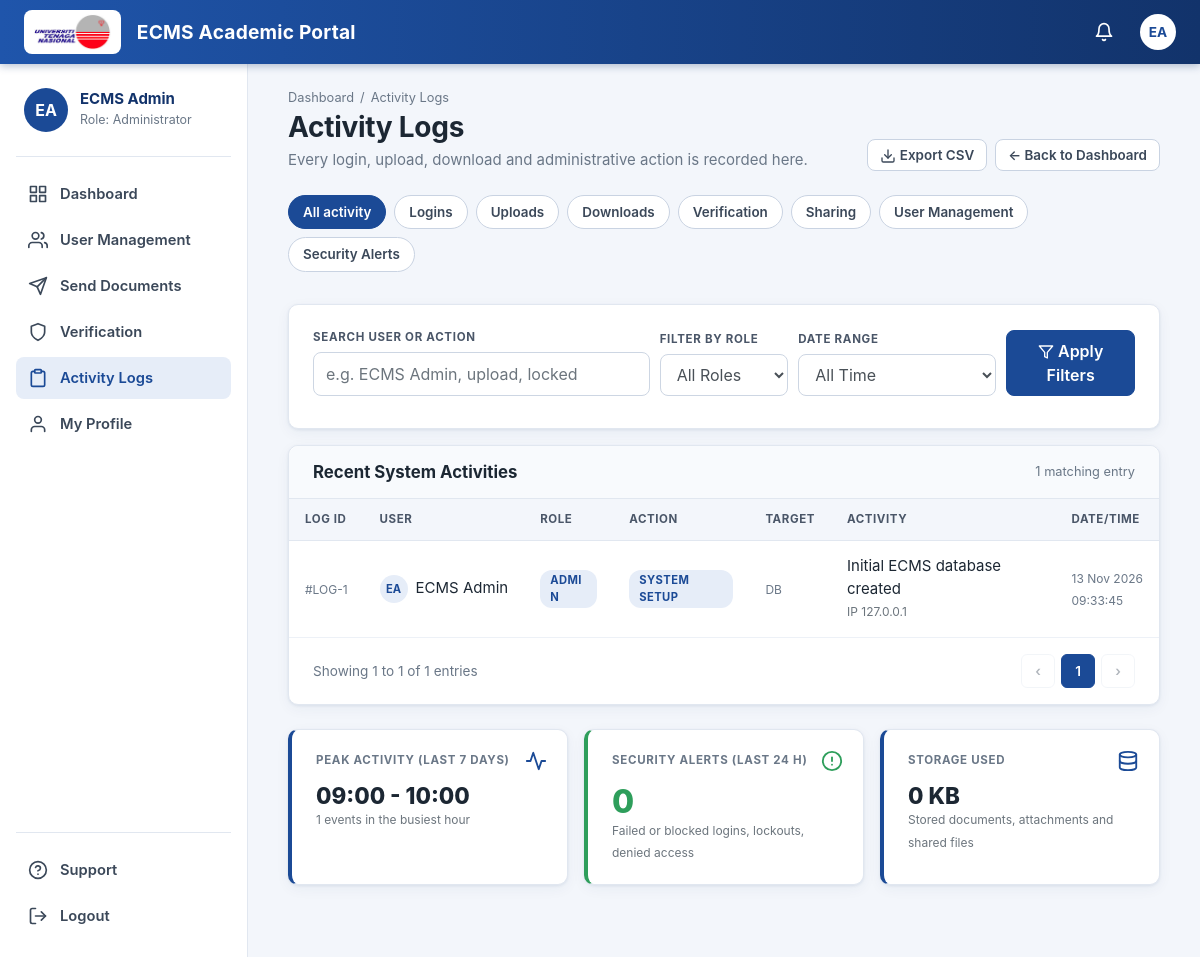
The app's page /Private_Dashboard/activity_logs.php (signed in) with its own data.
### tables this page shows
CREATE TABLE activity_logs (
  log_id INT AUTO_INCREMENT PRIMARY KEY,
  user_id INT NULL,
  action_type VARCHAR(80) NOT NULL,
  target_id VARCHAR(255),
  description TEXT,
  ip_address VARCHAR(45),
  created_at DATETIME DEFAULT CURRENT_TIMESTAMP,
  FOREIGN KEY (user_id) REFERENCES users(user_id) ON DELETE SET NULL,
  INDEX idx_logs_action (action_type)
);

CREATE TABLE users (
  user_id INT AUTO_INCREMENT PRIMARY KEY,
  role_id INT NOT NULL,
  full_name VARCHAR(120) NOT NULL,
  email VARCHAR(150) NOT NULL UNIQUE,
  password_hash VARCHAR(255) NOT NULL,
  status ENUM('Active','Disabled') NOT NULL DEFAULT 'Active',
  failed_attempts INT NOT NULL DEFAULT 0,
  locked_until DATETIME NULL,
  created_at DATETIME DEFAULT CURRENT_TIMESTAMP,
  FOREIGN KEY (role_id) REFERENCES roles(role_id)
);

CREATE TABLE roles (
  role_id INT AUTO_INCREMENT PRIMARY KEY,
  role_name VARCHAR(30) NOT NULL UNIQUE,
  description VARCHAR(255)
);

### Private_Dashboard/activity_logs.php (the view, shortened to what this page needs)
<?php
require_once __DIR__ . '/../common.php';
$groups = log_groups();
$q      = mb_substr(trim((string)($_GET['q'] ?? '')), 0, 80);
$role   = in_array($_GET['role'] ?? '', ['Admin', 'Employee'], true) ? (string)$_GET['role'] : '';
$ranges = ['1' => 'Last 24 Hours', '7' => 'Last 7 Days', '30' => 'Last 30 Days', '0' => 'All Time'];
$range  = isset($ranges[$_GET['range'] ?? '']) ? (string)$_GET['range'] : '0';
$group  = isset($groups[$_GET['g'] ?? '']) ? (string)$_GET['g'] : '';
$per    = 15;
$page   = max(1, (int)($_GET['page'] ?? 1));
$where = []; $types = ''; $params = [];
$from = ' FROM activity_logs l LEFT JOIN users u ON l.user_id = u.user_id LEFT JOIN roles r ON u.role_id = r.role_id'
      . ($where ? ' WHERE ' . implode(' AND ', $where) : '');
$cols = 'SELECT l.log_id, l.action_type, l.target_id, l.description, l.ip_address, l.created_at, u.full_name, r.role_name';
$total = (int)db_one($conn, 'SELECT COUNT(*) n' . $from, $types, $params)['n'];
$pages = max(1, (int)ceil($total / $per));
$page  = min($page, $pages);
$rows  = db_all($conn, $cols . $from . ' ORDER BY l.log_id DESC LIMIT ? OFFSET ?', $types . 'ii', array_merge($params, [$per, ($page - 1) * $per]));
$peak   = db_one($conn, 'SELECT HOUR(created_at) h, COUNT(*) c FROM activity_logs WHERE created_at >= DATE_SUB(NOW(), INTERVAL 7 DAY) GROUP BY h ORDER BY c DESC LIMIT 1');
$alerts = (int)db_one($conn, "SELECT COUNT(*) n FROM activity_logs WHERE created_at >= DATE_SUB(NOW(), INTERVAL 1 DAY) AND action_type IN ('Login Failed','Login Blocked','Account Locked','Access Denied','Password Change Failed')")['n'];
$bytes  = (int)db_one($conn, 'SELECT (SELECT COALESCE(SUM(file_size),0) FROM documents) + (SELECT COALESCE(SUM(file_size),0) FROM document_attachments) + (SELECT COALESCE(SUM(file_size),0) FROM shared_documents) AS b')['b'];
$base = ['q' => $q, 'role' => $role, 'range' => $range, 'g' => $group];
$url  = static fn(array $over = []): string => '?' . http_build_query(array_filter(array_merge($base, $over), static fn($v) => $v !== '' && $v !== null));
$actions = '<a class="btn btn-ghost btn-sm" href="' . h($url(['export' => '1'])) . '">' . icon('download', 16) . ' Export CSV</a>';
page_header('Activity Logs');
?>
<div class="chips mb-3">
  <a class="chip <?= $group === '' ? 'on' : '' ?>" href="<?= h($url(['g' => ''])) ?>">All activity</a>
  <?php foreach ($groups as $name => $acts): ?>
    <a class="chip <?= $name === 'Security Alerts' ? 'alert' : '' ?> <?= $group === $name ? 'on' : '' ?>" href="<?= h($url(['g' => $name, 'page' => 1])) ?>"><?= h($name) ?></a>
  <?php endforeach; ?>
</div>
<form method="get" class="card mb-3"><div class="card-body"><div class="form-row align-items-end">
  <div class="col-md-5 mb-2"><label class="fl" for="q">Search user or action</label><input class="form-control" id="q" name="q" value="<?= h($q) ?>" placeholder="e.g. ECMS Admin, upload, locked"></div>
  <div class="col-md-2 mb-2"><label class="fl" for="role">Filter by role</label><select class="form-control" id="role" name="role">
    <option value="">All Roles</option><?php foreach (['Admin', 'Employee'] as $ro): ?><option <?= $role === $ro ? 'selected' : '' ?>><?= $ro ?></option><?php endforeach; ?></select></div>
  <div class="col-md-3 mb-2"><label class="fl" for="range">Date range</label><select class="form-control" id="range" name="range">
    <?php foreach ($ranges as $k => $lbl): ?><option value="<?= h($k) ?>" <?= $range === (string)$k ? 'selected' : '' ?>><?= h($lbl) ?></option><?php endforeach; ?></select></div>
  <div class="col-md-2 mb-2"><button class="btn btn-primary btn-block"><?= icon('filter', 16) ?> Apply Filters</button></div>
</div></div></form>
<div class="card mb-4"><div class="card-head"><h2>Recent System Activities</h2><span class="hint"><?= $total ?> matching entr<?= $total === 1 ? 'y' : 'ies' ?></span></div>
<div class="table-responsive"><table class="tbl"><thead><tr><th>Log ID</th><th>User</th><th>Role</th><th>Action</th><th>Target</th><th>Activity</th><th class="text-nowrap">Date/Time</th></tr></thead><tbody>
<?php foreach ($rows as $r): $tone = log_tone($r['action_type']); $nm = $r['full_name'] ?? 'System'; ?>
<tr><td class="text-nowrap"><small>#LOG-<?= (int)$r['log_id'] ?></small></td>
<td class="text-nowrap"><span class="avatar-sm <?= $tone === 'alert' ? 'red' : '' ?>"><?= h(initials($nm)) ?></span><?= h($nm) ?></td>
<td><?= $r['role_name'] ? '<span class="pill ' . ($r['role_name'] === 'Admin' ? 'info' : 'grey') . '">' . h($r['role_name']) . '</span>' : '<span class="hint">-</span>' ?></td>
<td><span class="pill <?= h($tone) ?>"><?= h($r['action_type']) ?></span></td>
<td><small><?= h(log_target((string)$r['target_id'])) ?></small></td>
<td><?= h(log_sentence($r)) ?><br><small class="text-muted">IP <?= h($r['ip_address'] ?: '-') ?></small></td>
<td class="text-nowrap"><small><?= h(date('d M Y', strtotime((string)$r['created_at']))) ?><br><?= h(date('H:i:s', strtotime((string)$r['created_at']))) ?></small></td></tr>
<?php endforeach; if (!$rows): ?><tr><td colspan="7" class="empty">No activity matches these filters.</td></tr><?php endif; ?>
</tbody></table></div>
<div class="foot-row"><span>Showing <?= $total ? (($page - 1) * $per + 1) : 0 ?> to <?= min($total, $page * $per) ?> of <?= $total ?> entries</span>
  <div class="pager">
    <a class="<?= $page <= 1 ? 'off' : '' ?>" href="<?= h($url(['page' => max(1, $page - 1)])) ?>">&lsaquo;</a>
    <?php $shown = array_unique(array_filter([1, $page - 1, $page, $page + 1, $pages], static fn($p) => $p >= 1 && $p <= $pages)); sort($shown); $prev = 0;
    foreach ($shown as $p): if ($p - $prev > 1): ?><span class="off">&hellip;</span><?php endif; $prev = $p; ?>
      <a class="<?= $p === $page ? 'on' : '' ?>" href="<?= h($url(['page' => $p])) ?>"><?= $p ?></a>
    <?php endforeach; ?>
    <a class="<?= $page >= $pages ? 'off' : '' ?>" href="<?= h($url(['page' => min($pages, $page + 1)])) ?>">&rsaquo;</a>
  </div></div></div>
<div class="stats">
  <div class="stat"><div class="top"><span class="lbl">Peak activity (last 7 days)</span><?= icon('activity', 22) ?></div>
    <div class="num" style="font-size:1.4rem"><?= $peak ? sprintf('%02d:00 - %02d:00', (int)$peak['h'], ((int)$peak['h'] + 1) % 24) : 'No data' ?></div><small class="text-muted"><?= $peak ? (int)$peak['c'] . ' events in the busiest hour' : 'No events in the last 7 days' ?></small></div>
  <div class="stat <?= $alerts > 0 ? 'bad' : 'ok' ?>"><div class="top"><span class="lbl">Security alerts (last 24 h)</span><?= icon('alert', 22) ?></div>
    <div class="num"><?= $alerts ?></div><small class="text-muted">Failed or blocked logins, lockouts, denied access</small></div>
  <div class="stat"><div class="top"><span class="lbl">Storage used</span><?= icon('database', 22) ?></div>
    <div class="num" style="font-size:1.4rem"><?= h(format_size($bytes)) ?></div><small class="text-muted">Stored documents, attachments and shared files</small></div>
</div>

### css/ecms.css (style rules this page uses)
:root { --blue:#1b4a96;--blue-dark:#12336b;--blue-soft:#e6edf8;--ink:#1c2733;--muted:#6a7787;--line:#e1e7f0;--bg:#f3f6fb; --green:#2e9e5b;--green-soft:#e3f5ea;--amber:#e08a1e;--amber-soft:#fdf0dc;--red:#cc3340;--red-soft:#fbe6e8;--shadow:0 1px 3px rgba(18,51,107,.08),0 4px 14px rgba(18,51,107,.05) }
html { scroll-behavior:smooth }
body.ecms { background:var(--bg);color:var(--ink);font-family:Inter,-apple-system,BlinkMacSystemFont,"Segoe UI",Roboto,Helvetica,Arial,sans-serif;font-size:15px;line-height:1.5 }
.card { border:1px solid var(--line);border-radius:10px;box-shadow:var(--shadow);background:#fff }
.card-head { display:flex;align-items:center;justify-content:space-between;padding:16px 24px;border-bottom:1px solid var(--line);background:#f8fafd;border-radius:10px 10px 0 0 }
.card-head h2 { font-size:1.05rem;font-weight:700;margin:0 }
.card-body { padding:24px }
.stats { display:grid;grid-template-columns:repeat(auto-fit,minmax(150px,1fr));gap:16px;margin-bottom:24px }
.stat { display:block;position:relative;padding:20px 20px 20px 24px;border:1px solid var(--line);border-left:4px solid var(--blue);border-radius:10px;background:#fff;box-shadow:var(--shadow);color:inherit!important;text-decoration:none!important;transition:transform .15s,box-shadow .15s }
.stat .top { display:flex;align-items:center;justify-content:space-between;margin-bottom:12px;color:var(--blue) }
.stat .lbl { font-size:.72rem;font-weight:700;letter-spacing:.06em;text-transform:uppercase;color:var(--muted) }
.stat .num { font-size:2rem;font-weight:800;line-height:1.1 }
.stat.ok { border-left-color:var(--green) }
.stat.ok .top,.stat.ok .num { color:var(--green) }
.btn { border-radius:8px;font-weight:600;padding:8px 16px;transition:transform .12s,box-shadow .12s,background .15s }
.btn-sm { padding:5px 12px;font-size:.84rem }
.btn-primary { background:var(--blue);border-color:var(--blue) }
.btn-ghost { background:#fff;border:1px solid #c9d3e2;color:#3b4859 }
.tbl { width:100%;border-collapse:collapse;margin:0 }
.tbl th { background:#f3f6fb;color:#4a5668;font-size:.72rem;font-weight:700;text-transform:uppercase;letter-spacing:.05em;padding:12px 16px;border-bottom:1px solid var(--line);text-align:left;white-space:nowrap }
.tbl td { padding:14px 16px;border-bottom:1px solid #edf1f7;vertical-align:middle }
.tbl small { color:var(--muted) }
.pill { display:inline-block;padding:2px 10px;border-radius:12px;font-size:.7rem;font-weight:700;letter-spacing:.04em;text-transform:uppercase }
.pill.info { background:var(--blue-soft);color:var(--blue) }
.avatar-sm { display:inline-flex;width:28px;height:28px;border-radius:50%;background:var(--blue-soft);color:var(--blue);font-size:.7rem;font-weight:700;align-items:center;justify-content:center;margin-right:8px }
.fl { display:block;font-size:.72rem;font-weight:700;letter-spacing:.06em;text-transform:uppercase;color:#4a5668;margin-bottom:6px }
.form-control { border-radius:8px;border-color:#cdd6e3;height:auto;padding:9px 12px }
.hint { font-size:.8rem;color:var(--muted) }
.chips { display:flex;gap:8px;flex-wrap:wrap }
.chip { display:inline-flex;align-items:center;gap:6px;padding:6px 14px;border-radius:20px;border:1px solid #c9d3e2;background:#fff;color:#3b4859!important;font-size:.84rem;font-weight:600;text-decoration:none!important;transition:all .15s }
.chip.on { background:var(--blue);border-color:var(--blue);color:#fff!important }
.pager { display:flex;gap:6px;align-items:center }
.pager a,.pager span { min-width:34px;height:34px;display:inline-flex;align-items:center;justify-content:center;border:1px solid var(--line);border-radius:6px;background:#fff;color:#3b4859!important;font-weight:600;font-size:.85rem;text-decoration:none!important }
.pager .on { background:var(--blue);border-color:var(--blue);color:#fff!important }
.pager .off { opacity:.4 }
.foot-row { display:flex;align-items:center;justify-content:space-between;padding:16px 24px;flex-wrap:wrap;gap:12px;color:var(--muted);font-size:.85rem }
.tbl td { overflow-wrap:anywhere;word-break:normal }
.table-responsive { overflow-x:auto }

### records on screen
activity_logs: log_id "1", user.full_name "EA", user.full_name "ECMS Admin", roles.role_name "ADMIN", action_type "SYSTEM SETUP", target "DB", description "Initial ECMS database created", ip_address "127.0.0.1", created_at "13 Nov 2026", created_at "09:33:45"

### other values on screen
initials($name) "EA"
$name "ECMS Admin"
$label "Dashboard"
$label "User Management"
$label "Send Documents"
$label "Verification"
$label "Activity Logs"
$label "My Profile"
$title "Activity Logs"
$subtitle "Every login, upload, download and administrative action is recorded here."
$label "Back to Dashboard"
$name "Logins"
$name "Uploads"
$name "Downloads"
$name "Verification"
